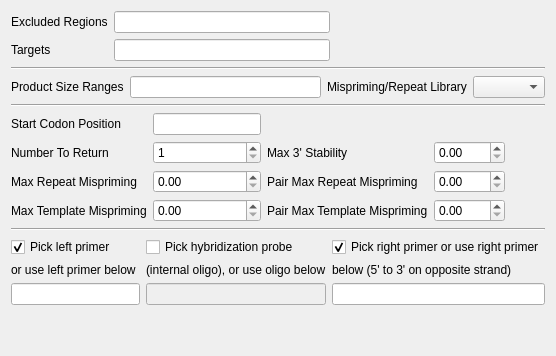
     <widget class="QWidget" name="tab_Main">
      <attribute name="title">
       <string>Main</string>
      </attribute>
      <layout class="QVBoxLayout" name="verticalLayout_4">
       <item>
        <layout class="QGridLayout" name="gridLayout_2">
         <item row="0" column="0">
          <widget class="QLabel" name="label_EXCLUDED_REGION">
           <property name="text">
            <string>Excluded Regions</string>
           </property>
          </widget>
         </item>
         <item row="1" column="0">
          <widget class="QLabel" name="label_TARGET">
           <property name="text">
            <string>Targets</string>
           </property>
          </widget>
         </item>
         <item row="0" column="1">
          <widget class="QLineEdit" name="edit_EXCLUDED_REGION"/>
         </item>
         <item row="1" column="1">
          <widget class="QLineEdit" name="edit_TARGET"/>
         </item>
         <item row="1" column="2">
          <spacer name="horizontalSpacer_5">
           <property name="orientation">
            <enum>Qt::Horizontal</enum>
           </property>
           <property name="sizeHint" stdset="0">
            <size>
             <width>40</width>
             <height>20</height>
            </size>
           </property>
          </spacer>
         </item>
         <item row="0" column="2">
          <spacer name="horizontalSpacer_7">
           <property name="orientation">
            <enum>Qt::Horizontal</enum>
           </property>
           <property name="sizeHint" stdset="0">
            <size>
             <width>40</width>
             <height>20</height>
            </size>
           </property>
          </spacer>
         </item>
        </layout>
       </item>
       <item>
        <widget class="Line" name="line">
         <property name="orientation">
          <enum>Qt::Horizontal</enum>
         </property>
        </widget>
       </item>
       <item>
        <layout class="QGridLayout" name="gridLayout_7">
         <item row="0" column="0">
          <widget class="QLabel" name="label_PRIMER_PRODUCT_SIZE_RANGE">
           <property name="text">
            <string>Product Size Ranges</string>
           </property>
          </widget>
         </item>
         <item row="0" column="1">
          <widget class="QLineEdit" name="edit_PRIMER_PRODUCT_SIZE_RANGE"/>
         </item>
         <item row="0" column="2">
          <widget class="QLabel" name="label_PRIMER_MISPRIMING_LIBRARY">
           <property name="text">
            <string>Mispriming/Repeat Library</string>
           </property>
          </widget>
         </item>
         <item row="0" column="3">
          <widget class="QComboBox" name="combobox_PRIMER_MISPRIMING_LIBRARY">
           <property name="enabled">
            <bool>true</bool>
           </property>
          </widget>
         </item>
        </layout>
       </item>
       <item>
        <widget class="Line" name="line_3">
         <property name="orientation">
          <enum>Qt::Horizontal</enum>
         </property>
        </widget>
       </item>
       <item>
        <layout class="QGridLayout" name="gridLayout_8">
         <item row="1" column="0">
          <widget class="QLabel" name="label_PRIMER_NUM_RETURN">
           <property name="text">
            <string>Number To Return</string>
           </property>
          </widget>
         </item>
         <item row="2" column="0">
          <widget class="QLabel" name="label_PRIMER_MAX_MISPRIMING">
           <property name="text">
            <string>Max Repeat Mispriming</string>
           </property>
          </widget>
         </item>
         <item row="3" column="0">
          <widget class="QLabel" name="label_PRIMER_MAX_TEMPLATE_MISPRIMING">
           <property name="text">
            <string>Max Template Mispriming</string>
           </property>
          </widget>
         </item>
         <item row="1" column="2">
          <widget class="QLabel" name="label_PRIMER_MAX_END_STABILITY">
           <property name="text">
            <string>Max 3' Stability</string>
           </property>
          </widget>
         </item>
         <item row="2" column="2">
          <widget class="QLabel" name="label_PRIMER_PAIR_MAX_MISPRIMING">
           <property name="text">
            <string>Pair Max Repeat Mispriming</string>
           </property>
          </widget>
         </item>
         <item row="3" column="2">
          <widget class="QLabel" name="label_PRIMER_PAIR_MAX_TEMPLATE_MISPRIMING">
           <property name="text">
            <string>Pair Max Template Mispriming</string>
           </property>
          </widget>
         </item>
         <item row="1" column="4">
          <spacer name="horizontalSpacer_8">
           <property name="orientation">
            <enum>Qt::Horizontal</enum>
           </property>
           <property name="sizeHint" stdset="0">
            <size>
             <width>40</width>
             <height>20</height>
            </size>
           </property>
          </spacer>
         </item>
         <item row="2" column="4">
          <spacer name="horizontalSpacer_4">
           <property name="orientation">
            <enum>Qt::Horizontal</enum>
           </property>
           <property name="sizeHint" stdset="0">
            <size>
             <width>40</width>
             <height>20</height>
            </size>
           </property>
          </spacer>
         </item>
         <item row="3" column="4">
          <spacer name="horizontalSpacer_30">
           <property name="orientation">
            <enum>Qt::Horizontal</enum>
           </property>
           <property name="sizeHint" stdset="0">
            <size>
             <width>40</width>
             <height>20</height>
            </size>
           </property>
          </spacer>
         </item>
         <item row="0" column="0">
          <widget class="QLabel" name="label_PRIMER_START_CODON_POSITION">
           <property name="text">
            <string>Start Codon Position</string>
           </property>
          </widget>
         </item>
         <item row="0" column="2">
          <spacer name="horizontalSpacer_29">
           <property name="orientation">
            <enum>Qt::Horizontal</enum>
           </property>
           <property name="sizeHint" stdset="0">
            <size>
             <width>40</width>
             <height>20</height>
            </size>
           </property>
          </spacer>
         </item>
         <item row="0" column="3">
          <spacer name="horizontalSpacer_28">
           <property name="orientation">
            <enum>Qt::Horizontal</enum>
           </property>
           <property name="sizeHint" stdset="0">
            <size>
             <width>40</width>
             <height>20</height>
            </size>
           </property>
          </spacer>
         </item>
         <item row="0" column="4">
          <spacer name="horizontalSpacer_33">
           <property name="orientation">
            <enum>Qt::Horizontal</enum>
           </property>
           <property name="sizeHint" stdset="0">
            <size>
             <width>40</width>
             <height>20</height>
            </size>
           </property>
          </spacer>
         </item>
         <item row="1" column="1">
          <widget class="QSpinBox" name="edit_PRIMER_NUM_RETURN">
           <property name="sizePolicy">
            <sizepolicy hsizetype="Expanding" vsizetype="Fixed">
             <horstretch>0</horstretch>
             <verstretch>0</verstretch>
            </sizepolicy>
           </property>
           <property name="minimum">
            <number>1</number>
           </property>
           <property name="maximum">
            <number>9999</number>
           </property>
          </widget>
         </item>
         <item row="1" column="3">
          <widget class="QDoubleSpinBox" name="edit_PRIMER_MAX_END_STABILITY">
           <property name="sizePolicy">
            <sizepolicy hsizetype="Expanding" vsizetype="Fixed">
             <horstretch>0</horstretch>
             <verstretch>0</verstretch>
            </sizepolicy>
           </property>
           <property name="maximum">
            <double>9999.989999999999782</double>
           </property>
          </widget>
         </item>
         <item row="2" column="1">
          <widget class="QDoubleSpinBox" name="edit_PRIMER_MAX_MISPRIMING">
           <property name="sizePolicy">
            <sizepolicy hsizetype="Expanding" vsizetype="Fixed">
             <horstretch>0</horstretch>
             <verstretch>0</verstretch>
            </sizepolicy>
           </property>
           <property name="maximum">
            <double>9999.989999999999782</double>
           </property>
          </widget>
         </item>
         <item row="2" column="3">
          <widget class="QDoubleSpinBox" name="edit_PRIMER_PAIR_MAX_MISPRIMING">
           <property name="sizePolicy">
            <sizepolicy hsizetype="Expanding" vsizetype="Fixed">
             <horstretch>0</horstretch>
             <verstretch>0</verstretch>
            </sizepolicy>
           </property>
           <property name="maximum">
            <double>9999.989999999999782</double>
           </property>
          </widget>
         </item>
         <item row="3" column="1">
          <widget class="QDoubleSpinBox" name="edit_PRIMER_MAX_TEMPLATE_MISPRIMING">
           <property name="sizePolicy">
            <sizepolicy hsizetype="Expanding" vsizetype="Fixed">
             <horstretch>0</horstretch>
             <verstretch>0</verstretch>
            </sizepolicy>
           </property>
           <property name="maximum">
            <double>9999.989999999999782</double>
           </property>
          </widget>
         </item>
         <item row="3" column="3">
          <widget class="QDoubleSpinBox" name="edit_PRIMER_PAIR_MAX_TEMPLATE_MISPRIMING">
           <property name="sizePolicy">
            <sizepolicy hsizetype="Expanding" vsizetype="Fixed">
             <horstretch>0</horstretch>
             <verstretch>0</verstretch>
            </sizepolicy>
           </property>
           <property name="maximum">
            <double>9999.989999999999782</double>
           </property>
          </widget>
         </item>
         <item row="0" column="1">
          <widget class="QLineEdit" name="edit_PRIMER_START_CODON_POSITION"/>
         </item>
        </layout>
       </item>
       <item>
        <widget class="Line" name="line_5">
         <property name="orientation">
          <enum>Qt::Horizontal</enum>
         </property>
        </widget>
       </item>
       <item>
        <layout class="QGridLayout" name="gridLayout_3">
         <item row="0" column="0">
          <widget class="QCheckBox" name="checkbox_PICK_LEFT">
           <property name="enabled">
            <bool>true</bool>
           </property>
           <property name="text">
            <string>Pick left primer</string>
           </property>
           <property name="checked">
            <bool>true</bool>
           </property>
           <property name="tristate">
            <bool>false</bool>
           </property>
          </widget>
         </item>
         <item row="1" column="0">
          <widget class="QLabel" name="label_34">
           <property name="text">
            <string>or use left primer below</string>
           </property>
          </widget>
         </item>
         <item row="2" column="0">
          <widget class="QLineEdit" name="edit_PRIMER_LEFT_INPUT">
           <property name="enabled">
            <bool>true</bool>
           </property>
          </widget>
         </item>
         <item row="0" column="1">
          <widget class="QCheckBox" name="checkbox_PICK_HYBRO">
           <property name="enabled">
            <bool>true</bool>
           </property>
           <property name="text">
            <string>Pick hybridization probe</string>
           </property>
           <property name="checkable">
            <bool>true</bool>
           </property>
           <property name="checked">
            <bool>false</bool>
           </property>
          </widget>
         </item>
         <item row="1" column="1">
          <widget class="QLabel" name="label_35">
           <property name="text">
            <string>(internal oligo), or use oligo below</string>
           </property>
          </widget>
         </item>
         <item row="2" column="1">
          <widget class="QLineEdit" name="edit_PRIMER_INTERNAL_OLIGO_INPUT">
           <property name="enabled">
            <bool>false</bool>
           </property>
          </widget>
         </item>
         <item row="0" column="2">
          <widget class="QCheckBox" name="checkbox_PICK_RIGHT">
           <property name="enabled">
            <bool>true</bool>
           </property>
           <property name="acceptDrops">
            <bool>false</bool>
           </property>
           <property name="text">
            <string>Pick right primer or use right primer</string>
           </property>
           <property name="checked">
            <bool>true</bool>
           </property>
           <property name="tristate">
            <bool>false</bool>
           </property>
          </widget>
         </item>
         <item row="1" column="2">
          <widget class="QLabel" name="label_36">
           <property name="text">
            <string>below (5' to 3' on opposite strand)</string>
           </property>
          </widget>
         </item>
         <item row="2" column="2">
          <widget class="QLineEdit" name="edit_PRIMER_RIGHT_INPUT">
           <property name="enabled">
            <bool>true</bool>
           </property>
          </widget>
         </item>
        </layout>
       </item>
       <item>
        <spacer name="verticalSpacer">
         <property name="orientation">
          <enum>Qt::Vertical</enum>
         </property>
         <property name="sizeHint" stdset="0">
          <size>
           <width>20</width>
           <height>40</height>
          </size>
         </property>
        </spacer>
       </item>
      </layout>
     </widget>
